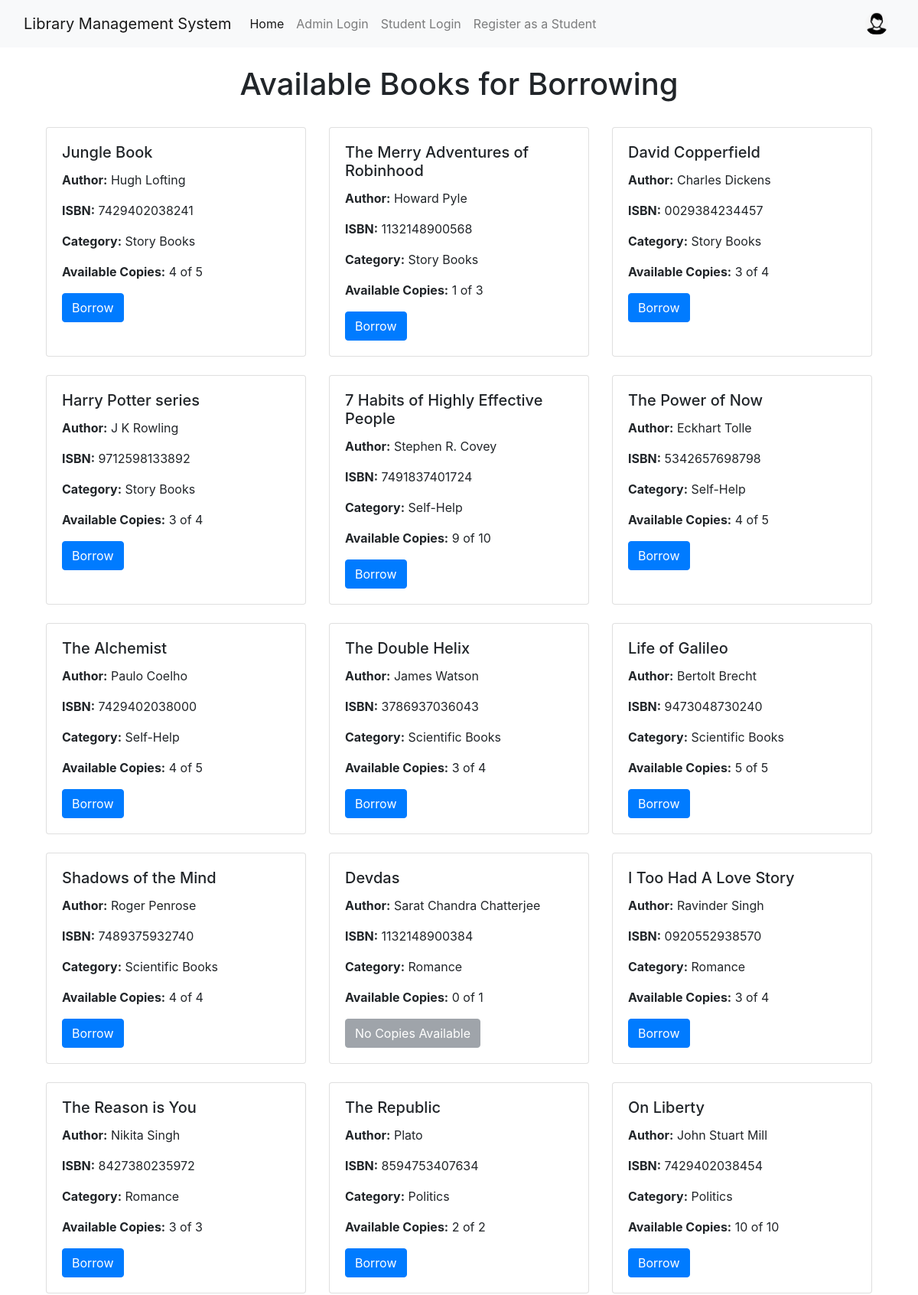
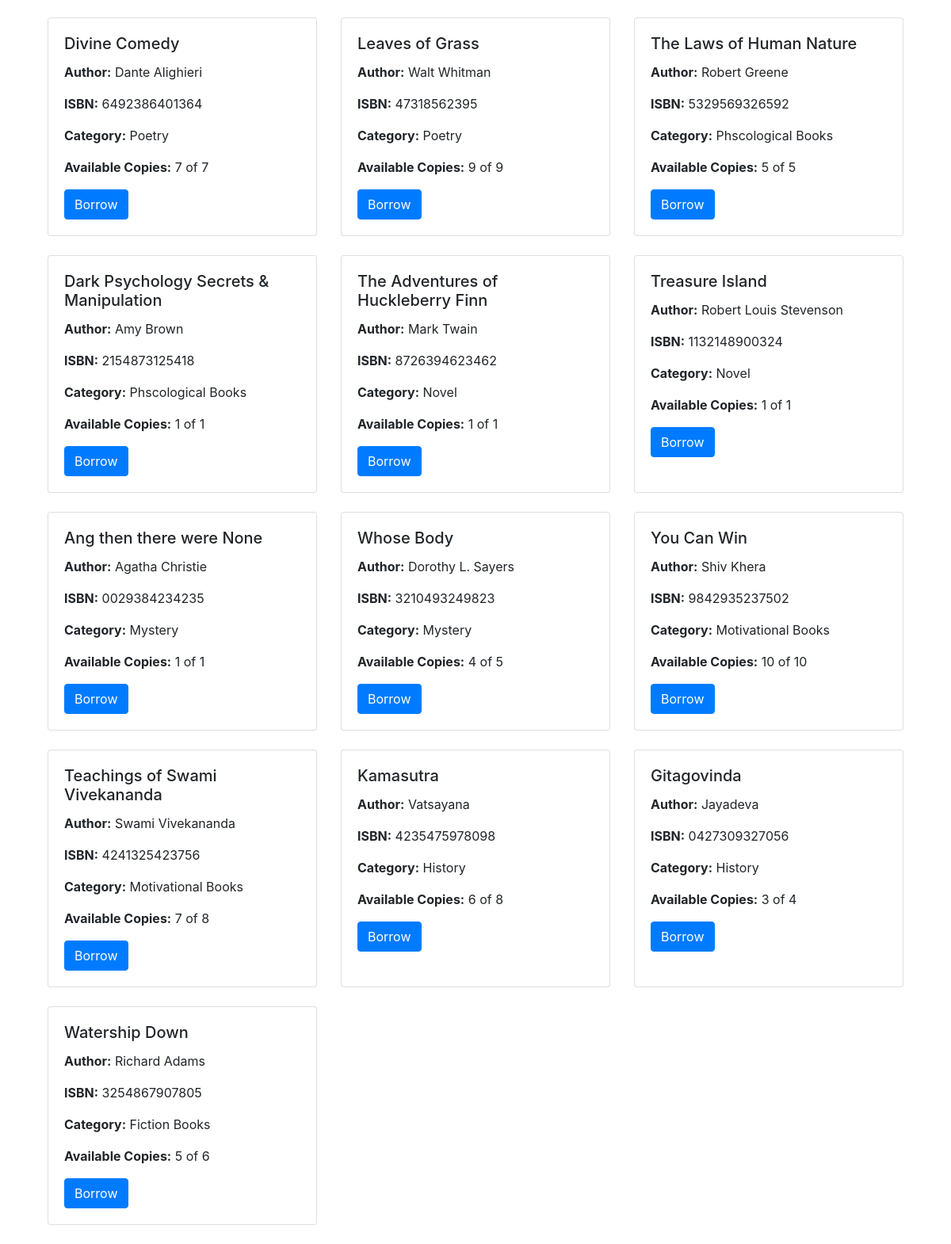
/borrow-book-list (signed in), run on the app's committed database (2 pictures, top to bottom).
### library_app/models.py (models this page shows, shortened)
class Book(models.Model):
    title = models.CharField(max_length=200)
    author = models.CharField(max_length=100)
    isbn = models.CharField(max_length=13, unique=True)
    total_copies = models.PositiveIntegerField(default=1)
    available_copies = models.PositiveIntegerField(default=1)
    category = models.ForeignKey(Category, on_delete=models.CASCADE, related_name='books')

class Category(models.Model):
    name = models.CharField(max_length=100, unique=True)

### library_app/views.py (the view)
# urls.py: path('borrow-book-list',views.borrow_book_list,name='borrow_book_list'),
@login_required
def borrow_book_list(request):
    books = Book.objects.all()
    context = {
        'books': books,
    }
    return render(request, 'borrow_book_list.html', context)

### library_app/templates/borrow_book_list.html (shortened to what this page needs)
{% extends 'base.html' %}
{% block content %}
<div class="container mt-4">
    <h1 class="text-center">Available Books for Borrowing</h1>
    <br>
    <div class="row">
        {% for book in books %}
        <div class="col-md-4 mb-4">
            <div class="card h-100">
                <div class="card-body">
                    <h5 class="card-title">{{ book.title }}</h5>
                    <p class="card-text"><strong>Author:</strong> {{ book.author }}</p>
                    <p class="card-text"><strong>ISBN:</strong> {{ book.isbn }}</p>
                    <p class="card-text"><strong>Category:</strong> {{ book.category.name }}</p>
                    <p class="card-text"><strong>Available Copies:</strong> {{ book.available_copies }} of {{ book.total_copies }}</p>
                    {% if book.available_copies > 0 %}
                    <a href="{% url 'borrow_book' book.id %}" class="btn btn-primary">Borrow</a>
                    {% else %}
                    <button class="btn btn-secondary" disabled>No Copies Available</button>
                    {% endif %}
                </div>
            </div>
        </div>
        {% endfor %}
    </div>
</div>
{% endblock %}

### data on the page
Book: title "Jungle Book", author "Hugh Lofting", isbn "7429402038241", category.name "Story Books", available_copies "4", total_copies "5", shows "Borrow"
Book: title "The Merry Adventures of Robinhood", author "Howard Pyle", isbn "1132148900568", category.name "Story Books", available_copies "1", total_copies "3", shows "Borrow"
Book: title "David Copperfield", author "Charles Dickens", isbn "0029384234457", category.name "Story Books", available_copies "3", total_copies "4", shows "Borrow"
Book: title "Harry Potter series", author "J K Rowling", isbn "9712598133892", category.name "Story Books", available_copies "3", total_copies "4", shows "Borrow"
Book: title "7 Habits of Highly Effective People", author "Stephen R. Covey", isbn "7491837401724", category.name "Self-Help", available_copies "9", total_copies "10", shows "Borrow"
Book: title "The Power of Now", author "Eckhart Tolle", isbn "5342657698798", category.name "Self-Help", available_copies "4", total_copies "5", shows "Borrow"
Book: title "The Alchemist", author "Paulo Coelho", isbn "7429402038000", category.name "Self-Help", available_copies "4", total_copies "5", shows "Borrow"
Book: title "The Double Helix", author "James Watson", isbn "3786937036043", category.name "Scientific Books", available_copies "3", total_copies "4", shows "Borrow"
Book: title "Life of Galileo", author "Bertolt Brecht", isbn "9473048730240", category.name "Scientific Books", available_copies "5", total_copies "5", shows "Borrow"
Book: title "Shadows of the Mind", author "Roger Penrose", isbn "7489375932740", category.name "Scientific Books", available_copies "4", total_copies "4", shows "Borrow"
Book: title "Devdas", author "Sarat Chandra Chatterjee", isbn "1132148900384", category.name "Romance", available_copies "0", total_copies "1", shows "No Copies Available"
Book: title "I Too Had A Love Story", author "Ravinder Singh", isbn "0920552938570", category.name "Romance", available_copies "3", total_copies "4", shows "Borrow"
Book: title "The Reason is You", author "Nikita Singh", isbn "8427380235972", category.name "Romance", available_copies "3", total_copies "3", shows "Borrow"
Book: title "The Republic", author "Plato", isbn "8594753407634", category.name "Politics", available_copies "2", total_copies "2", shows "Borrow"
Book: title "On Liberty", author "John Stuart Mill", isbn "7429402038454", category.name "Politics", available_copies "10", total_copies "10", shows "Borrow"
Book: title "Divine Comedy", author "Dante Alighieri", isbn "6492386401364", category.name "Poetry", available_copies "7", total_copies "7", shows "Borrow"
Book: title "Leaves of Grass", author "Walt Whitman", isbn "47318562395", category.name "Poetry", available_copies "9", total_copies "9", shows "Borrow"
Book: title "The Laws of Human Nature", author "Robert Greene", isbn "5329569326592", category.name "Phscological Books", available_copies "5", total_copies "5", shows "Borrow"
Book: title "Dark Psychology Secrets & Manipulation", author "Amy Brown", isbn "2154873125418", category.name "Phscological Books", available_copies "1", total_copies "1", shows "Borrow"
Book: title "The Adventures of Huckleberry Finn", author "Mark Twain", isbn "8726394623462", category.name "Novel", available_copies "1", total_copies "1", shows "Borrow"
Book: title "Treasure Island", author "Robert Louis Stevenson", isbn "1132148900324", category.name "Novel", available_copies "1", total_copies "1", shows "Borrow"
Book: title "Ang then there were None", author "Agatha Christie", isbn "0029384234235", category.name "Mystery", available_copies "1", total_copies "1", shows "Borrow"
Book: title "Whose Body", author "Dorothy L. Sayers", isbn "3210493249823", category.name "Mystery", available_copies "4", total_copies "5", shows "Borrow"
Book: title "You Can Win", author "Shiv Khera", isbn "9842935237502", category.name "Motivational Books", available_copies "10", total_copies "10", shows "Borrow"
Book: title "Teachings of Swami Vivekananda", author "Swami Vivekananda", isbn "4241325423756", category.name "Motivational Books", available_copies "7", total_copies "8", shows "Borrow"
Book: title "Kamasutra", author "Vatsayana", isbn "4235475978098", category.name "History", available_copies "6", total_copies "8", shows "Borrow"
Book: title "Gitagovinda", author "Jayadeva", isbn "0427309327056", category.name "History", available_copies "3", total_copies "4", shows "Borrow"
Book: title "Watership Down", author "Richard Adams", isbn "3254867907805", category.name "Fiction Books", available_copies "5", total_copies "6", shows "Borrow"
